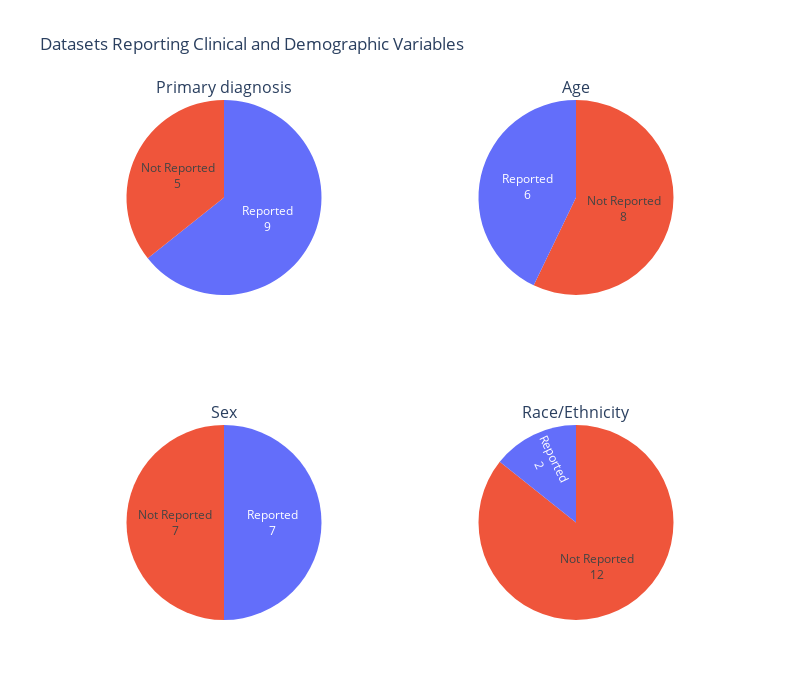

Notebook code for this chart:
### Code cell
# Reporting of per-patient variables (diagnosis, age, sex, ethnicity/race)
columns = [
    'Primary diagnosis',
    'Age',
    'Sex',
    'Race/Ethnicity'
]
# Create subplot grid: 2 rows × 3 columns
fig = make_subplots(
    rows=2, cols=2,
    specs=[[{'type':'domain'}]*2]*2,  # 'domain' is needed for pie charts
    subplot_titles=columns
)
row, col = 1, 1
for i, column in enumerate(columns):
    counts = table_df[column].value_counts().reset_index(name='counts')
    fig.add_trace(
        go.Pie(
            labels=counts[column],
            values=counts['counts'],
            textinfo='label+value',
            textposition='inside'
        ),
        row=row,
        col=col
    )
    col += 1
    if col > 2:
        col = 1
        row += 1

fig.update_layout(
    height=700,
    width=800,
    title_text="Datasets Reporting Clinical and Demographic Variables",
    showlegend=False
)
fig.show()

### Figure 1 — Plotly figure (JSON) as saved in the notebook; plotly's stock layout.template omitted (floating-point values rounded to 4 significant figures)
{"data": [{"domain": {"x": [0, 0.45], "y": [0.625, 1]}, "labels": ["Reported", "Not Reported"], "textinfo": "label+value", "textposition": "inside", "type": "pie", "values": [9, 5]}, {"domain": {"x": [0.55, 1], "y": [0.625, 1]}, "labels": ["Not Reported", "Reported"], "textinfo": "label+value", "textposition": "inside", "type": "pie", "values": [8, 6]}, {"domain": {"x": [0, 0.45], "y": [0, 0.375]}, "labels": ["Reported", "Not Reported"], "textinfo": "label+value", "textposition": "inside", "type": "pie", "values": [7, 7]}, {"domain": {"x": [0.55, 1], "y": [0, 0.375]}, "labels": ["Not Reported", "Reported"], "textinfo": "label+value", "textposition": "inside", "type": "pie", "values": [12, 2]}], "layout": {"annotations": [{"font": {"size": 16}, "showarrow": false, "text": "Primary diagnosis", "x": 0.225, "xanchor": "center", "xref": "paper", "y": 1, "yanchor": "bottom", "yref": "paper"}, {"font": {"size": 16}, "showarrow": false, "text": "Age", "x": 0.775, "xanchor": "center", "xref": "paper", "y": 1, "yanchor": "bottom", "yref": "paper"}, {"font": {"size": 16}, "showarrow": false, "text": "Sex", "x": 0.225, "xanchor": "center", "xref": "paper", "y": 0.375, "yanchor": "bottom", "yref": "paper"}, {"font": {"size": 16}, "showarrow": false, "text": "Race/Ethnicity", "x": 0.775, "xanchor": "center", "xref": "paper", "y": 0.375, "yanchor": "bottom", "yref": "paper"}], "height": 700, "showlegend": false, "title": {"text": "Datasets Reporting Clinical and Demographic Variables"}, "width": 800}}
